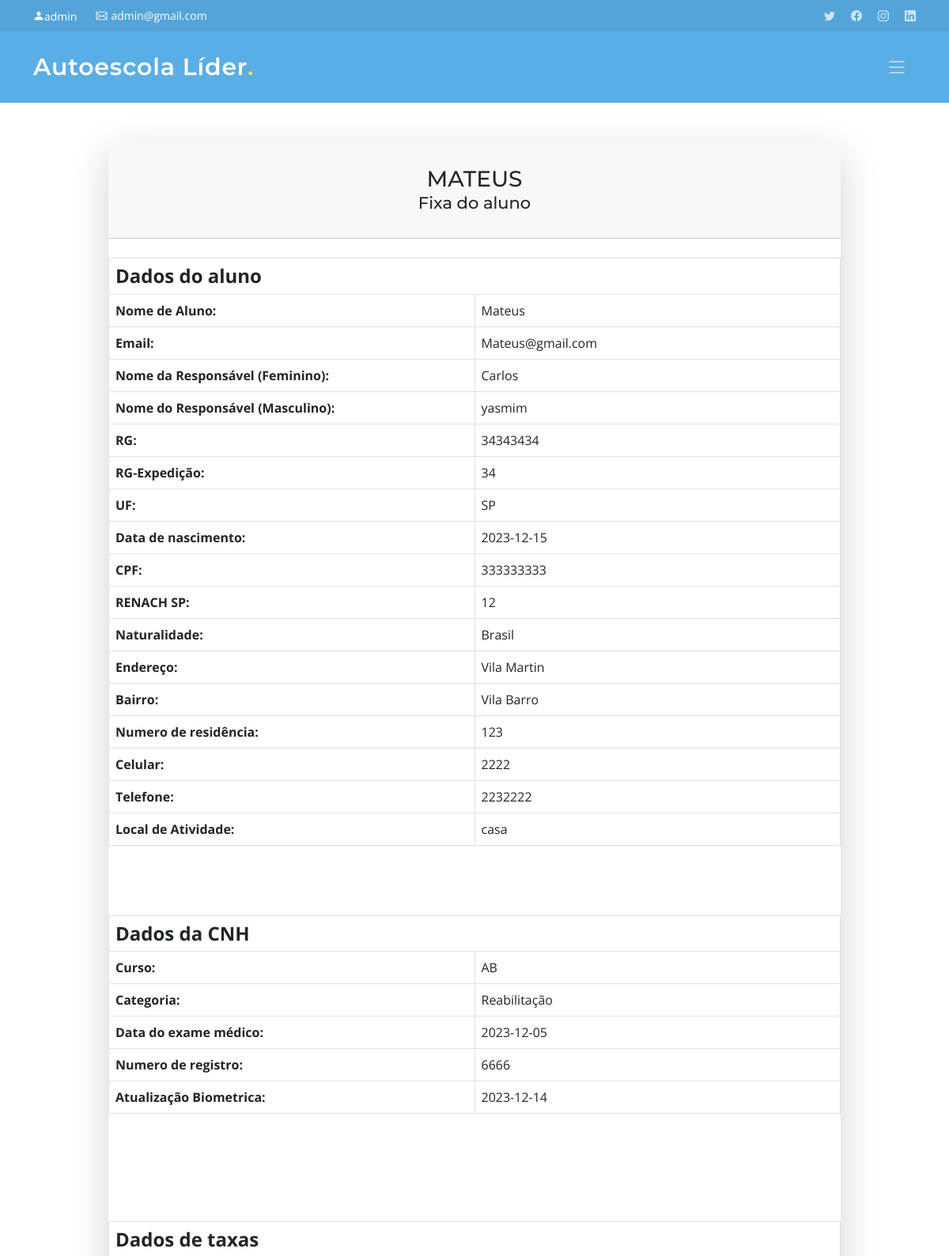
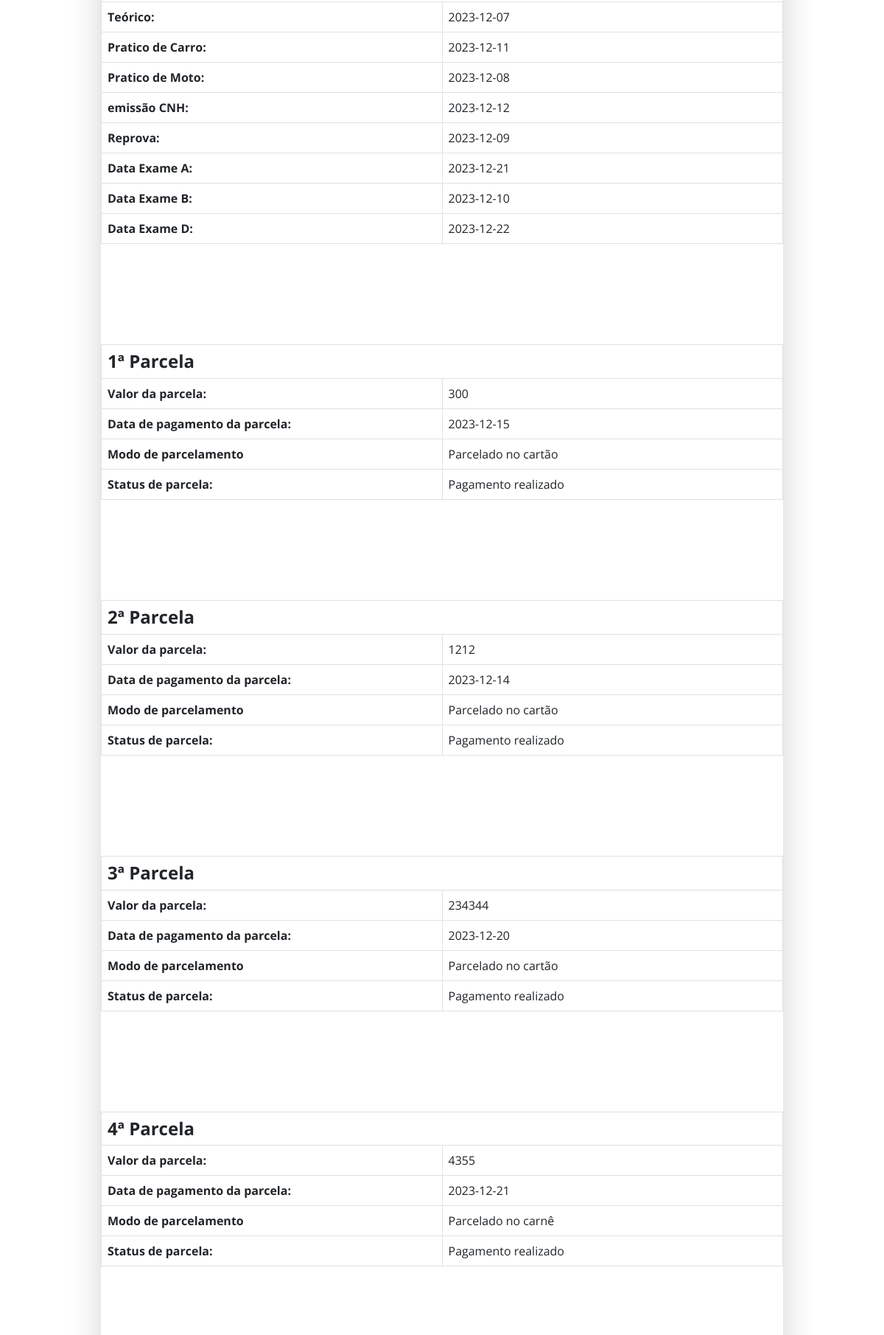
The page /formulario-de-consulta.php?consulta=26 (signed in, upper part) on the database its author committed (2 pictures, top to bottom).
### tables this page shows
CREATE TABLE `tb_client` (
  `idclient` int NOT NULL,
  `name_client` varchar(100) DEFAULT NULL,
  `father` varchar(100) DEFAULT NULL,
  `mother` varchar(100) DEFAULT NULL,
  `rg` varchar(12) DEFAULT NULL,
  `rg_expedition` varchar(45) DEFAULT NULL,
  `cpf` varchar(15) DEFAULT NULL,
  `birth_date` date DEFAULT NULL,
  `email` varchar(100) NOT NULL,
  `celphone` varchar(15) DEFAULT NULL,
  `telephone` varchar(15) DEFAULT NULL,
  `naturalness` varchar(45) DEFAULT NULL,
  `address_client` varchar(100) DEFAULT NULL,
  `number_client` varchar(45) DEFAULT NULL,
  `neighborhood` varchar(100) DEFAULT NULL,
  `uf` char(2) DEFAULT NULL,
  `activity_location` varchar(100) DEFAULT NULL,
  `renach` varchar(45) DEFAULT NULL,
  `registration_date` date DEFAULT NULL
);

CREATE TABLE `tb_cnh` (
  `idcnh` int NOT NULL,
  `category` char(3) DEFAULT NULL,
  `type_cnh` varchar(45) DEFAULT NULL,
  `medical_exam` date DEFAULT NULL,
  `registration_number` int DEFAULT NULL,
  `biometric_update` varchar(45) DEFAULT NULL,
  `idclient` int NOT NULL
);

CREATE TABLE `tb_rates` (
  `idrates` int NOT NULL,
  `theoretic` date DEFAULT NULL,
  `practice1` date DEFAULT NULL,
  `practice2` date DEFAULT NULL,
  `emission_cnh` date DEFAULT NULL,
  `disapprove` date DEFAULT NULL,
  `exam_a` date DEFAULT NULL,
  `exam_b` date DEFAULT NULL,
  `exam_d` date DEFAULT NULL,
  `idclient` int NOT NULL
);

CREATE TABLE `tbl_first_installment` (
  `idPaymentInInstallments` int NOT NULL,
  `installment_value` int DEFAULT NULL,
  `installment_date` date DEFAULT NULL,
  `installment_mode` varchar(100) DEFAULT NULL,
  `installment_status` varchar(100) DEFAULT NULL,
  `idclient` int DEFAULT NULL
);

CREATE TABLE `tbl_second_installment` (
  `idPaymentInInstallments` int NOT NULL,
  `installment_value` int DEFAULT NULL,
  `installment_date` date DEFAULT NULL,
  `installment_mode` varchar(100) DEFAULT NULL,
  `installment_status` varchar(100) DEFAULT NULL,
  `idclient` int DEFAULT NULL
);

CREATE TABLE `tbl_third_installment` (
  `idPaymentInInstallments` int NOT NULL,
  `installment_value` int DEFAULT NULL,
  `installment_date` date DEFAULT NULL,
  `installment_mode` varchar(100) DEFAULT NULL,
  `installment_status` varchar(100) DEFAULT NULL,
  `idclient` int DEFAULT NULL
);

CREATE TABLE `tbl_fourth_installment` (
  `idPaymentInInstallments` int NOT NULL,
  `installment_value` int DEFAULT NULL,
  `installment_date` date DEFAULT NULL,
  `installment_mode` varchar(100) DEFAULT NULL,
  `installment_status` varchar(100) DEFAULT NULL,
  `idclient` int DEFAULT NULL
);

### formulario-de-consulta.php (the view, shortened to what the rows shown need)
<!DOCTYPE html>
<html lang="en">
<link href="css/consult.css" rel="stylesheet">
<?php
include_once('include/header.php');
include_once('include/navbar.php');
include_once('./conexao/Conexao.php');
include_once('./model/Client.php');
include_once('./dao/ClientDAO.php');
include_once('./model/Cnh.php');
include_once('./dao/CnhDAO.php');
include_once('./model/Rates.php');
include_once('./dao/RatesDAO.php');
include_once('./dao/FirstPaymentInInstallmentsDAO.php');
include_once('./dao/SecondPaymentInInstallmentsDAO.php');
include_once('./dao/ThirdPaymentInInstallmentsDAO.php');
include_once('./dao/FifthPaymentInInstallmentsDAO.php');
include_once('./dao/FourthPaymentInInstallmentsDAO.php');
$clientDAO = new ClientDAO();
$cnhDAO = new CnhDAO();
$ratesDAO = new RatesDAO();
$courseOnSightDAO = new CourseOnSightDAO();
$cashPaymentDAO = new CashPaymentDAO();
$firstPaymentInInstallmentsDAO = new FirstPaymentInInstallmentsDAO();
$secondPaymentInInstallmentsDAO = new SecondPaymentInInstallmentsDAO();
$thirdPaymentInInstallmentsDAO = new ThirdPaymentInInstallmentsDAO();
$fifthPaymentInInstallmentsDAO = new FifthPaymentInInstallmentsDAO();
$fourthPaymentInInstallmentsDAO = new FourthPaymentInInstallmentsDAO();
$sixthPaymentInInstallmentsDAO = new SixthPaymentInInstallmentsDAO();
?>
<body>
    <main>
        <?php
    if ((isset($_GET["consulta"])) || (isset($_GET["fixa-do-aluno"])) || (isset($_GET["aluno-alterado"]))) {
        if (isset($_GET["consulta"])) {
            $idClient = $_GET["consulta"];
        } elseif (isset($_GET["fixa-do-aluno"])) {
            $idClient = $_GET["fixa-do-aluno"];
        } elseif (isset($_GET["aluno-alterado"])) {
            $idClient = $_GET["aluno-alterado"];
        } else {
            $idClient = null;
        }
        $client = $clientDAO->findById($idClient);
        $cnh = $cnhDAO->findByClientId($idClient);
        $rates = $ratesDAO->findByClientId($idClient);
        $cashPayment = $cashPaymentDAO->findByClientId($idClient);
        $courseOnSight = $courseOnSightDAO->findByClientId($idClient);
        $firstPaymentInInstallments = $firstPaymentInInstallmentsDAO->findByClientId($idClient);
        $secondPaymentInInstallments = $secondPaymentInInstallmentsDAO->findByClientId($idClient);
        $thirdPaymentInInstallments = $thirdPaymentInInstallmentsDAO->findByClientId($idClient);
        $fifthPaymentInInstallments = $fifthPaymentInInstallmentsDAO->findByClientId($idClient);
        $fourthPaymentInInstallments = $fourthPaymentInInstallmentsDAO->findByClientId($idClient);
        $sixthPaymentInInstallments = $sixthPaymentInInstallmentsDAO->findByClientId($idClient);
        function displayValueOrPlaceholder($value, $placeholder = 'Campo Em Branco') {
            echo !is_null($value) ? $value : $placeholder;
        }
        if ($client  and $cnh and $rates || $cashPayment || $courseOnSight || $firstPaymentInInstallments) {
    ?>
        <div class="container">
            <div class="row justify-content-center">
                <div class="col-lg-10">
                    <div class="card shadow-lg border-0 rounded-lg mt-5">
                        <div class="card-header">
                            <h4 class="text-center font-weight-light my-4">
                                <span class="h3"><?php echo strtoupper($client->getName()); ?></span>
                                <small class="d-block">Fixa do aluno</small>
                            </h4>
                        </div>
                        <table class="table table-bordered mt-4">
                            <tr>
                                <td colspan='2' class="h4"><strong>Dados do aluno</strong></td>
                            </tr>
                            <tr>
                                <th class="col-6">Nome de Aluno:</th>
                                <td class="col-6"><?php echo displayValueOrPlaceholder($client->getName()); ?></td>
                            <tr>
                                <th class="col-sm-6">Email:</th>
                                <td><?php echo displayValueOrPlaceholder($client->getEmail()); ?></td>
                            </tr>
                            <tr>
                                <th class="col-sm-6">Nome da Responsável (Feminino):</th>
                                <td><?php echo displayValueOrPlaceholder($client->getMother()); ?></td>
                            </tr>
                            <tr>
                                <th class="col-sm-6">Nome do Responsável (Masculino):</th>
                                <td><?php echo displayValueOrPlaceholder($client->getFather()); ?></td>
                            </tr>
                            <tr>
                                <th class="col-sm-6">RG:</th>
                                <td><?php echo displayValueOrPlaceholder($client->getRg()); ?></td>
                            </tr>
                            <tr>
                                <th class="col-sm-6">RG-Expedição:</th>
                                <td><?php echo displayValueOrPlaceholder($client->getRgExpedition()); ?></td>
                            </tr>
                            <tr>
                                <th class="col-sm-6">UF:</th>
                                <td><?php echo displayValueOrPlaceholder($client->getUf()); ?></td>
                            </tr>
                            <tr>
                                <th class="col-sm-6">Data de nascimento:</th>
                                <td><?php echo displayValueOrPlaceholder($client->getBirthDate()); ?></td>
                            </tr>
                            <tr>
                                <th class="col-sm-6">CPF:</th>
                                <td><?php echo displayValueOrPlaceholder($client->getCpf()); ?></td>
                            </tr>
                            <tr>
                                <th class="col-sm-6">RENACH SP:</th>
                                <td><?php echo displayValueOrPlaceholder($client->getRenach()); ?></td>
                            </tr>
                            <tr>
                                <th class="col-sm-6">Naturalidade:</th>
                                <td><?php echo displayValueOrPlaceholder($client->getNaturalness()); ?></td>
                            </tr>
                            <tr>
                                <th class="col-sm-6">Endereço:</th>
                                <td><?php echo displayValueOrPlaceholder($client->getAddress()); ?></td>
                            </tr>
                            <tr>
                                <th class="col-sm-6">Bairro:</th>
                                <td><?php echo displayValueOrPlaceholder($client->getNeighborhood()); ?></td>
                            </tr>
                            <tr>
                                <th class="col-sm-6">Numero de residência:</th>
                                <td><?php echo displayValueOrPlaceholder($client->getNumber()); ?></td>
                            </tr>
                            <tr>
                                <th class="col-sm-6">Celular:</th>
                                <td><?php echo displayValueOrPlaceholder($client->getCelphone()); ?></td>
                            </tr>
                            <tr>
                                <th class="col-sm-6">Telefone:</th>
                                <td><?php echo displayValueOrPlaceholder($client->getTelephone()); ?></td>
                            </tr>
                            <tr>
                                <th class="col-sm-6">Local de Atividade:</th>
                                <td><?php echo displayValueOrPlaceholder($client->getActivityLocation()); ?></td>
                            </tr>
                        </table>
                        <br><br>
                        <table class="table table-bordered mt-4">
                            <tr>
                                <td colspan='2' class="h4"><strong>Dados da CNH</strong></td>
                            </tr>
                            <tr>
                                <th class="col-sm-6">Curso:</th>
                                <td><?php echo displayValueOrPlaceholder($cnh->getCategory()); ?></td>
                            </tr>
                            <tr>
                                <th class="col-sm-6">Categoria:</th>
                                <td><?php echo displayValueOrPlaceholder($cnh->getType()); ?></td>
                            </tr>
                            <tr>
                                <th class="col-sm-6">Data do exame médico:</th>
                                <td><?php echo displayValueOrPlaceholder($cnh->getMedicalExam()); ?></td>
                            </tr>
                            <tr>
                                <th class="col-sm-6">Numero de registro:</th>
                                <td><?php echo displayValueOrPlaceholder($cnh->getRegistrationNumber()); ?></td>
                            </tr>
                            <tr>
                                <th class="col-sm-6">Atualização Biometrica:</th>
                                <td><?php echo displayValueOrPlaceholder($cnh->getBiometricUpdate()); ?></td>
                            </tr>
                        </table>
                        <table class="table table-bordered mt-4">
                            <br><br><br><br>
                            <tr>
                                <td colspan='2' class="h4"><strong>Dados de taxas</strong></td>
                            </tr>
                            <tr>
                                <th class="col-sm-6">Teórico:</th>
                                <td><?php echo displayValueOrPlaceholder($rates->getTheoretic()); ?></td>
                            </tr>
                            <tr>
                                <th class="col-sm-6">Pratico de Carro:</th>
                                <td><?php echo displayValueOrPlaceholder($rates->getPractice1()); ?></td>
                            </tr>
                            <tr>
                                <th class="col-sm-6">Pratico de Moto:</th>
                                <td><?php echo displayValueOrPlaceholder($rates->getPractice2()); ?></td>
                            </tr>
                            <tr>
                                <th class="col-sm-6">emissão CNH:</th>
                                <td><?php echo displayValueOrPlaceholder($rates->getEmissionCnh()); ?></td>
                            </tr>
                            <tr>
                                <th class="col-sm-6">Reprova:</th>
                                <td><?php echo displayValueOrPlaceholder($rates->getDisapprove()); ?></td>
                            </tr>
                            <tr>
                                <th class="col-sm-6">Data Exame A:</th>
                                <td><?php echo displayValueOrPlaceholder($rates->getExamA()); ?></td>
                            </tr>
                            <tr>
                                <th class="col-sm-6">Data Exame B:</th>
                                <td><?php echo displayValueOrPlaceholder($rates->getExamB()); ?></td>
                            </tr>
                            <tr>
                                <th class="col-sm-6">Data Exame D:</th>
                                <td><?php echo displayValueOrPlaceholder($rates->getExamD()); ?></td>
                            </tr>
                        </table>
                        <?php
                            if(isset($firstPaymentInInstallments)) {
                            $installments = [
                                $firstPaymentInInstallments,
                                $secondPaymentInInstallments,
                                $thirdPaymentInInstallments,
                                $fourthPaymentInInstallments,
                                $fifthPaymentInInstallments,
                                $sixthPaymentInInstallments
                            ];
                            foreach ($installments as $index => $payment) {
                                if(isset($payment)) {
                        ?>
                        <table class="table table-bordered mt-4">
                            <br><br><br><br>
                            <tr>
                                <td colspan='2' class="h4"><strong><?php echo ($index + 1) . 'ª Parcela'; ?></strong>
                                </td>
                            </tr>
                            <tr>
                                <th class="col-sm-6">Valor da parcela:</th>
                                <td><?php echo displayValueOrPlaceholder($payment->getInstallmentValue()); ?></td>
                            </tr>
                            <tr>
                                <th class="col-sm-6">Data de pagamento da parcela:</th>
                                <td><?php echo displayValueOrPlaceholder($payment->getInstallmentDate()); ?></td>
                            </tr>
                            <tr>
                                <th class="col-sm-6">Modo de parcelamento</th>
                                <td><?php echo displayValueOrPlaceholder($payment->getInstallmentMode()); ?></td>
                            </tr>
                            <tr>
                                <th class="col-sm-6">Status de parcela:</th>
                                <td><?php echo displayValueOrPlaceholder($payment->getInstallmentStatus()); ?></td>
                            </tr>
                        </table>
                        <?php
                            }
                        }
                    }
                    ?>
                    </div>
                </div>
            </div>
        </div>
        <?php
        } else {
            echo "<script language=javascript>
            alert('ERRO: alguma informção do aluno não foi não encontrado!!!');
            location.href = 'controle-de-aluno.php';
            </script>";
        }
    }
    ?>
    </main>
    <br><br>
</body>
</html>

### rows shown on the page
tb_client: name_client "MATEUS", name_client "Mateus Mateus@gmail.com Carlos yasmim 34343434 34 SP 2023-12-15 333333333 12 Brasil Vila Martin Vila Barro 123 2222 2232222 casa"
tb_cnh: category "AB Reabilitação 2023-12-05 6666 2023-12-14"
tb_rates: theoretic "2023-12-07 2023-12-11 2023-12-08 2023-12-12 2023-12-09 2023-12-21 2023-12-10 2023-12-22"
tbl_first_installment: installment_value "300 2023-12-15 Parcelado no cartão Pagamento realizado"
tbl_second_installment: installment_value "1212 2023-12-14 Parcelado no cartão Pagamento realizado"
tbl_third_installment: installment_value "234344 2023-12-20 Parcelado no cartão Pagamento realizado"
tbl_fourth_installment: installment_value "4355 2023-12-21 Parcelado no carnê Pagamento realizado"

### other values the page prints
$_SESSION["name_administrator"] "admin"
$_SESSION["email"] "admin@gmail.com"
